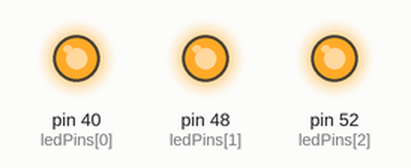
The sketch below on a simulated Arduino Mega 2560, built with avr-gcc and run on an emulated ATmega2560. On the bench: output pins drawn as LEDs (lit = HIGH). Random numbers use the default seed unless the sketch sets one; what the sketch prints to the serial monitor is not drawn.

Above: at 0.1 s.
At 33.1 s:
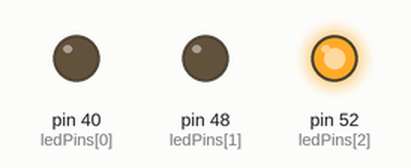
Timing chart, 0 to 36.5 s (numbered marks = the images above):
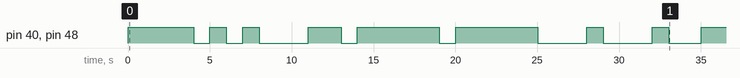

Measured:
- by itself, pin 40 (ledPins[0]), pin 48 (ledPins[1]): HIGH → LOW at 4.0 s, → HIGH 1.0 s later, → LOW 1.0 s later, → HIGH 1.0 s later, … (16 changes in this stretch)

The sketch:

mega_dark_blink_light.ino
```cpp
/// THIS IS THE CODE IS RUNNING IN ALL THE TUBES.

// an array of pin numbers to which LEDs are attached
// blue pins
int ledPins[] = {  40, 48, 52 } ;


const int pinCount = sizeof(ledPins)/sizeof(int);

int ledState [pinCount];             // ledState used to set the LED
long previousMillis = 0;        // will store last time LED was updated

// the follow variables is a long because the time, measured in miliseconds,
// will quickly become a bigger number than can be stored in an int.
long interval = 1000;           // interval at which to blink (milliseconds)


void setup()
{
  // Open serial communications and wait for port to open:
  Serial.begin(115200);
  while (!Serial) {
    ; // wait for serial port to connect. Needed for Leonardo only
  }
  Serial.print("Number of Leds is ");
  Serial.println(pinCount);
  // The array elements are numbered from 0 to (pinCount - 1).
  // Use a for loop to initialize each pin as an output:
  for (int thisPin = 0; thisPin < pinCount; thisPin++)
  {
    pinMode(ledPins[thisPin], OUTPUT);
    ledState[thisPin] = HIGH;
    digitalWrite(ledPins[thisPin], ledState[thisPin]);
  }

}


void loop() {
  long currentMillis = (long)millis();

  if (currentMillis - previousMillis > interval)
  {

    // save the last time you blinked the LED
    previousMillis = currentMillis;
    if (0 == rand() % 2)
    {

      for (int thisPin = 0; thisPin < 2; thisPin++)
      {
        //  if the LED is off turn it on and vice-versa:
        if (ledState[thisPin] == LOW)
          ledState[thisPin] = HIGH;
        else
          ledState[thisPin] = LOW;
        digitalWrite(ledPins[thisPin], ledState[thisPin]);
      }

    }
  }
}
```
